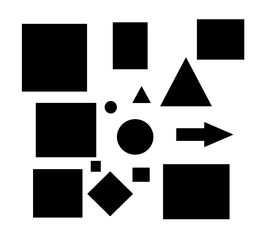
#> input picture maps/shapes.png, 256 x 230 px, shrunk from 1859 x 1670 before the run
$ python ActiveObstacleAvoidance.py
#> lines starting #> are read from the running program, lines starting #| are printed output that depends on the picture; after the words box and inside, x2 and y2 are one past the last pixel; in counts of white or black regions, pixels touching at a corner belong together
import math
import random
import time
import numpy as np
from PIL import Image
import matplotlib.pyplot as plt

# =============================================================================================================================
# Utility functions
def is_occupied(M, s):
    c, r = s
    if 0 <= r < M.shape[0] and 0 <= c < M.shape[1]:
        return M[r][c] == 0
    return False

def is_free(M, s):
    c, r = s
    if 0 <= r < M.shape[0] and 0 <= c < M.shape[1]:
        return M[r][c] == 1
    return False

def sample_free(M, N=1000):
    rows, cols = M.shape
    free_points = []
    while len(free_points) < N:
        r = random.randint(0, rows - 1)
        c = random.randint(0, cols - 1)
        if M[r][c] == 1:  # Free space
            free_points.append((c, r))
    return free_points

def bresenham(v1, v2):
    x1, y1 = v1
    x2, y2 = v2
    points = []
    dx = abs(x2 - x1)
    dy = abs(y2 - y1)
    sx = 1 if x1 < x2 else -1
    sy = 1 if y1 < y2 else -1
    err = dx - dy
    while True:
        points.append((x1, y1))
        if x1 == x2 and y1 == y2:
            break
        e2 = err * 2
        if e2 > -dy:
            err -= dy
            x1 += sx
        if e2 < dx:
            err += dx
            y1 += sy
    return points

def load_occupancy_grid(image_path, threshold=128):
#> called with image_path = 'maps/shapes.png', threshold = 128
    img = Image.open(image_path).convert('L')  # Grayscale
    binary_grid = (np.asarray(img) > threshold).astype(int)  # Binarize
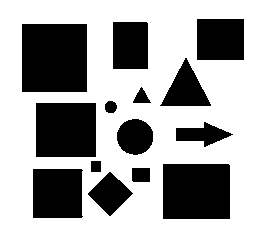
#> binary_grid: shape (230, 256) int64; values 0 (black) and 1 (white), 62.6% white; 14 black regions, largest, box (x1, y1, x2, y2) and area: (22, 24, 87, 92) 4420, (163, 164, 230, 219) 3684, (36, 103, 96, 157) 3240
    return binary_grid

# ==============================================================================================================================
# Node class for RRT
class Node:
    def __init__(self, x, y):
        self.x = x
        self.y = y
        self.parent = None
        self.cost = 0

# ==============================================================================================================================
# RRT* class with dynamic replanning support
class RRTStar:
    def __init__(self, M, start, goal, step_size=20.0, search_radius=50.0, goal_radius=30.0, max_iterations=5000):
        self.map = M
        self.start = Node(start[0], start[1])
        self.goal = Node(goal[0], goal[1])
        self.step_size = step_size
        self.search_radius = search_radius
        self.goal_radius = goal_radius
        self.max_iterations = max_iterations
        self.node_list = [self.start]
        self.path = None
        self.goal_reached = False

    def plan(self):
        for _ in range(self.max_iterations):
            rand_node = self.sample_free()
            nearest_node = self.nearest(self.node_list, rand_node)
            new_node = self.steer(nearest_node, rand_node)

            if self.is_obstacle_free(new_node):
                near_nodes = self.near(new_node)
                new_node = self.form_edge(near_nodes, nearest_node, new_node)
                self.node_list.append(new_node)
                self.rewire(new_node, near_nodes)

            if self.reached_goal(new_node):
                self.path = self.generate_path(new_node)
                self.goal_reached = True
                return

    def plan_from_current(self, current_position):
        self.start = Node(current_position[0], current_position[1])
        self.node_list = [self.start]
        self.plan()

    def sample_free(self):
        v = sample_free(self.map, 1)[0]
        return Node(v[0], v[1])

    def nearest(self, node_list, rand_node):
        distances = [np.linalg.norm([node.x - rand_node.x, node.y - rand_node.y]) for node in node_list]
        return node_list[np.argmin(distances)]

    def steer(self, from_node, to_node):
        theta = math.atan2(to_node.y - from_node.y, to_node.x - from_node.x)
        new_node = Node(round(from_node.x + self.step_size * math.cos(theta)),
                        round(from_node.y + self.step_size * math.sin(theta)))
        new_node.cost = from_node.cost + self.step_size
        new_node.parent = from_node
        return new_node

    def is_obstacle_free(self, node):
        return is_free(self.map, (node.x, node.y))

    def near(self, new_node):
        return [node for node in self.node_list if np.linalg.norm([node.x - new_node.x, node.y - new_node.y]) < self.search_radius]

    def is_collision_free(self, node1, node2):
        points = bresenham((node1.x, node1.y), (node2.x, node2.y))
        return all(is_free(self.map, p) for p in points)

    def form_edge(self, near_nodes, nearest_node, new_node):
        min_node = nearest_node
        min_cost = nearest_node.cost + np.linalg.norm([new_node.x - nearest_node.x, new_node.y - nearest_node.y])
        for near_node in near_nodes:
            cost = near_node.cost + np.linalg.norm([new_node.x - near_node.x, new_node.y - near_node.y])
            if self.is_collision_free(near_node, new_node) and cost < min_cost:
                min_node = near_node
                min_cost = cost
        new_node.cost = min_cost
        new_node.parent = min_node
        return new_node

    def rewire(self, new_node, near_nodes):
        for near_node in near_nodes:
            cost = new_node.cost + np.linalg.norm([near_node.x - new_node.x, near_node.y - new_node.y])
            if self.is_collision_free(new_node, near_node) and cost < near_node.cost:
                near_node.parent = new_node
                near_node.cost = cost

    def reached_goal(self, node):
        return np.linalg.norm([node.x - self.goal.x, node.y - self.goal.y]) < self.goal_radius

    def generate_path(self, goal_node):
        path = []
        node = goal_node
        while node is not None:
            path.append((node.x, node.y))
            node = node.parent
        return path[::-1]

# ==============================================================================================================================
# Robot and navigation
class Robot:
    def __init__(self, position):
        self.position = position

    def move_to(self, position):
        self.position = position
        time.sleep(0.5)

    def get_position(self):
        return self.position

def detect_obstacles(robot_position, detection_range=10):
    x, y = robot_position
    return [(x + random.randint(-detection_range, detection_range), y + random.randint(-detection_range, detection_range))]

def update_obstacles(M, obstacles):
    for x, y in obstacles:
        if 0 <= y < M.shape[0] and 0 <= x < M.shape[1]:
            M[y][x] = 0

def visualize_map(M, current_path=None, tree=None, obstacles=None, robot_position=None, goal_position=None, all_paths=None):
    """Visualize the map, RRT* tree, all paths, current path, obstacles, and robot."""
    plt.clf()
    plt.imshow(M, cmap='gray', origin='upper')

    # Plot the RRT* tree (nodes and edges)
    if tree:
        for node in tree:
            if node.parent:
                plt.plot([node.x, node.parent.x], [node.y, node.parent.y], color='brown', linewidth=0.5)  # Edges
        # Plot all nodes
        nodes_x = [node.x for node in tree]
        nodes_y = [node.y for node in tree]
        plt.scatter(nodes_x, nodes_y, color='orange', s=5, label='RRT* Nodes')

    # Plot all previous paths
    if all_paths:
        for path in all_paths[:-1]:  # Plot old paths in a lighter color
            path_x, path_y = zip(*path)
            plt.plot(path_x, path_y, 'c--', linewidth=1, alpha=0.6, label='Previous Paths')

    # Plot the current path
    if current_path:
        path_x, path_y = zip(*current_path)
        plt.plot(path_x, path_y, 'b-o', markersize=3, label='Current Path')

    # Plot dynamic obstacles
    if obstacles:
        for obs in obstacles:
            plt.plot(obs[0], obs[1], 'rx', markersize=5, label='Obstacle')

    # Plot the robot's current position
    if robot_position:
        plt.plot(robot_position[0], robot_position[1], 'go', label='Robot', markersize=8)

    # Plot the goal
    if goal_position:
        plt.plot(goal_position[0], goal_position[1], 'mo', label='Goal', markersize=8)

    plt.legend(loc='upper right')
    plt.pause(0.1)


def navigate_with_visualization(robot, planner, goal, M):
    """Navigate the robot along a path with visualization and dynamic replanning."""
    all_paths = [planner.path]  # Store all paths taken
    obstacles = []

    current_path = planner.path
    for waypoint in current_path:
        # Move the robot to the next waypoint
        robot.move_to(waypoint)
        robot_position = robot.get_position()

        # Detect and add new obstacles
        new_obstacles = detect_obstacles(robot_position)
        if new_obstacles:
            obstacles.extend(new_obstacles)
            update_obstacles(M, new_obstacles)

            # Replan from the robot's current position
            planner.plan_from_current(robot_position)
            if planner.path:
                all_paths.append(planner.path)  # Track the new path
                current_path = planner.path
            else:
                print("No valid path found!")
                break

        # Visualize the current state, showing all paths
        visualize_map(M, current_path, planner.node_list, obstacles, robot_position, goal, all_paths)

        # Check if the goal is reached
        if robot_position == goal:
            print("Goal reached!")
            break


# ==============================================================================================================================
# Main execution with visualization
M = load_occupancy_grid("maps/shapes.png")
start = sample_free(M, 1)[0]
#> after the loop in sample_free, `while len(free_points) < N:`: free_points = [(132, 10)]
#> start = (132, 10)
goal = sample_free(M, 1)[0]
#> goal = (248, 130)
robot = Robot(start)
#> in __init__, `self.position = position`: self.position = (132, 10)

planner = RRTStar(M, start, goal)
#> the loop in plan, `for _ in range(self.max_iterations):` made 78 passes
#> distances in nearest on passes 9, 10, 13, 15: [125.1], [216, 203.6], [197.2, 187, 166.9], [137.7, 154.7, 158.1, 160.9]
#> distances in nearest on passes 1 to 6: [95.8], [123.1], [140.6], [148.1], [120.4], [75.39]
planner.plan()

if planner.path:
    print(f"Initial path: {planner.path}")
#| Initial path: [(132, 10), (149, 20), (163, 56), (141, 79), (133, 97), (142, 115), (188, 113), (222, 106), (242, 109)]
    plt.figure(figsize=(10, 10))
    navigate_with_visualization(robot, planner, goal, M)
#> the loop in navigate_with_visualization, `for waypoint in current_path:` made 9 passes
#> pass 1, in visualize_map, `plt.pause(0.1)`:
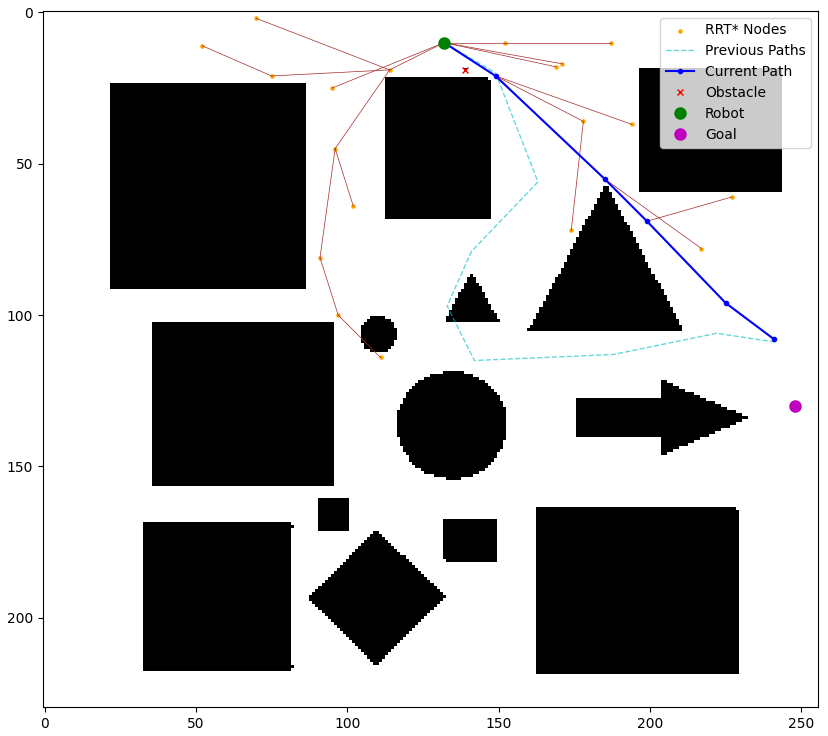
#> figure drawn by matplotlib, 1 panel
#> pass 2, in visualize_map (call 2), `plt.pause(0.1)`:
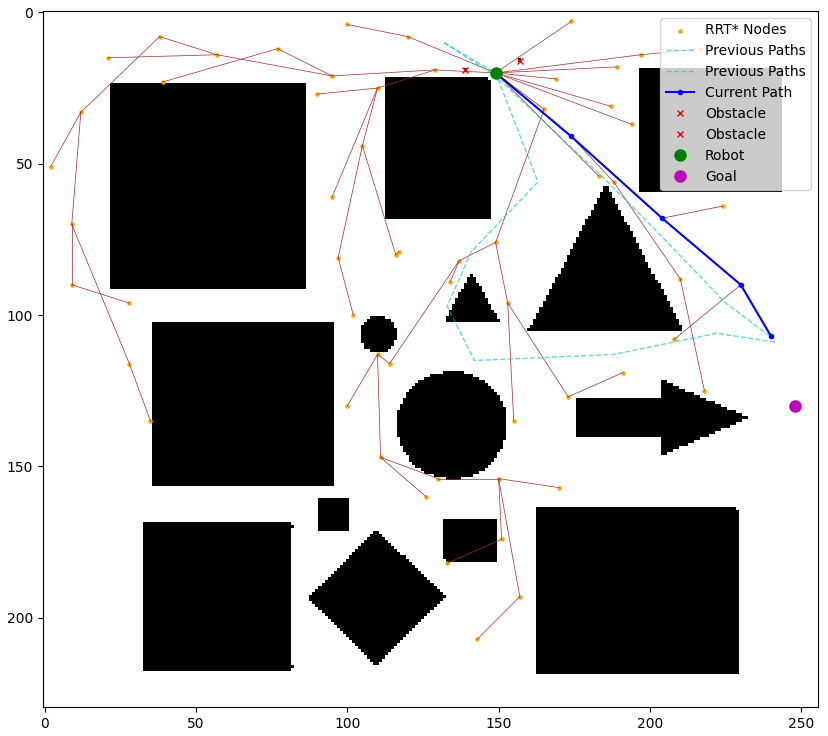
#> figure drawn by matplotlib, 1 panel
else:
    print("No initial path found.")
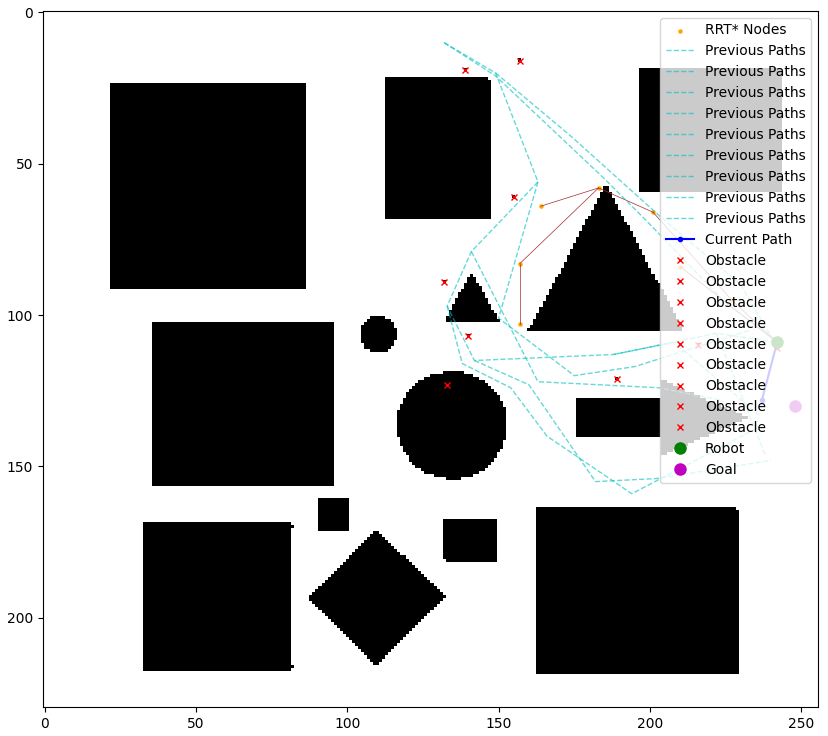
#> figure drawn by matplotlib, 1 panel
